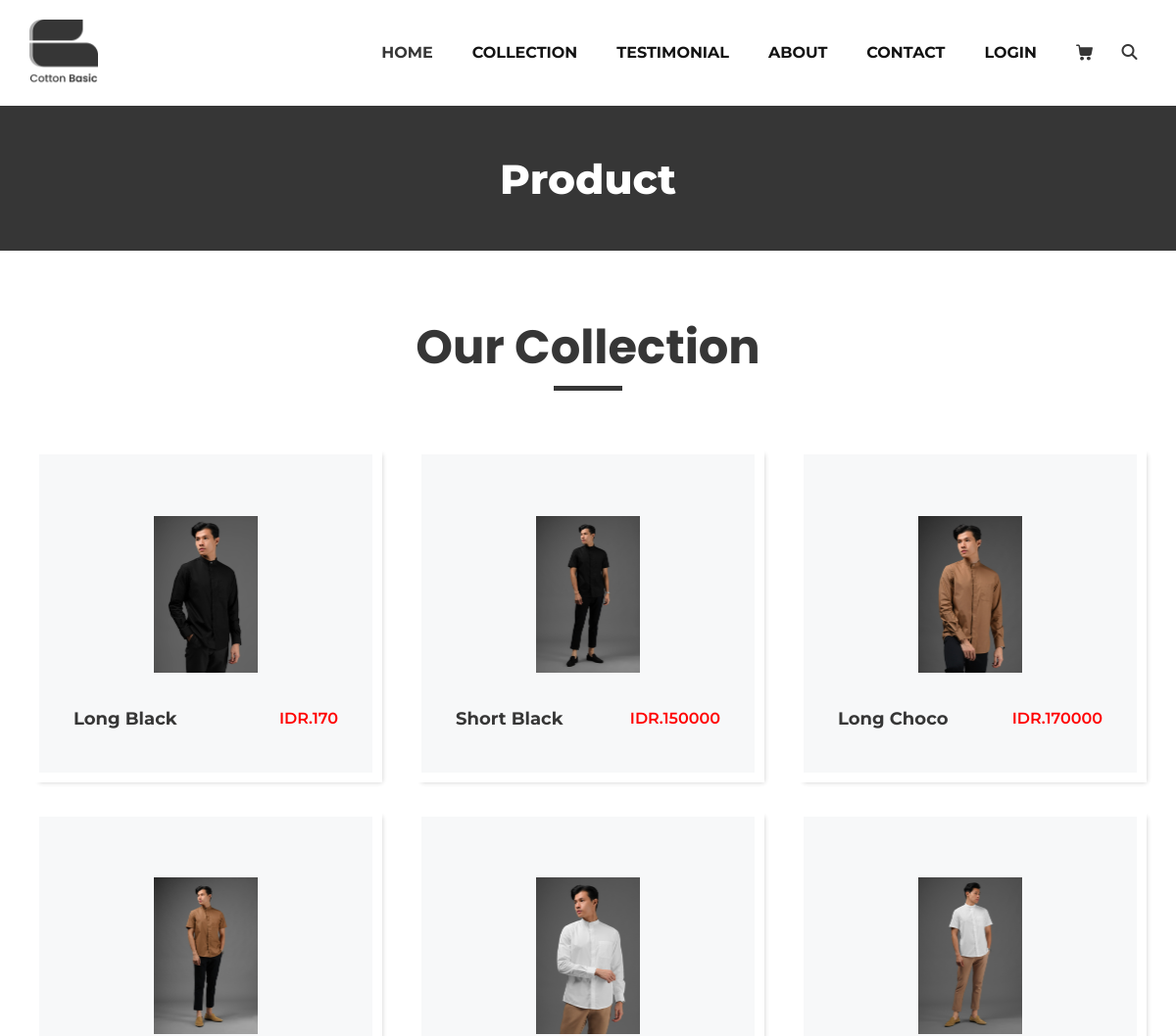
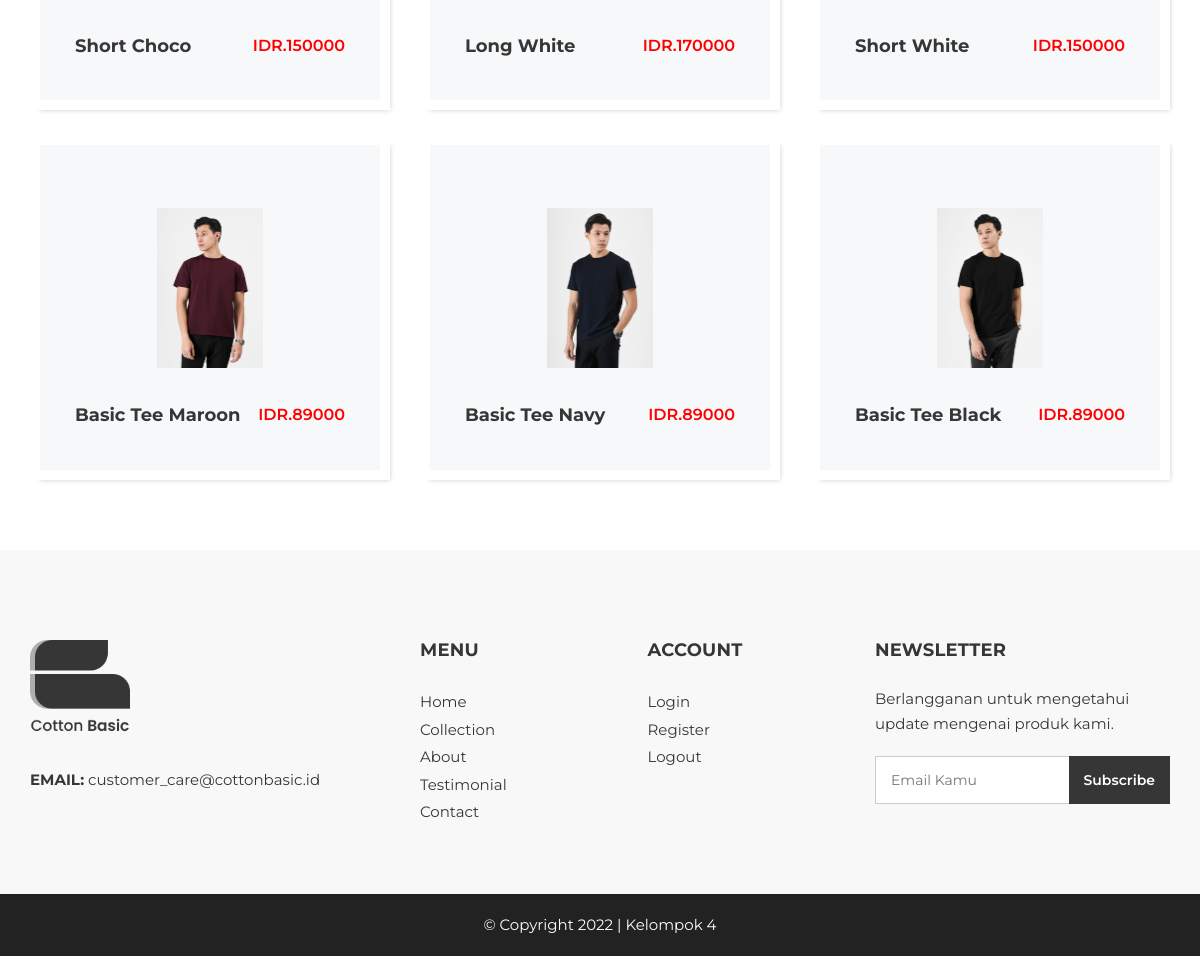
The app's page /product/ with its own data (2 pictures, top to bottom).
### base/models.py (models this page shows, shortened)
class Product(models.Model):
    name = models.CharField(max_length=100)
    price = models.IntegerField()
    created = models.DateTimeField(auto_now_add = True)
    updated = models.DateTimeField(auto_now = True)
    image = models.ImageField(upload_to='images/', blank=True, null=True)

### base/views.py (the view, shortened to what this page needs)
# urls.py: path('product/', views.productView, name='product'),
def productView(request):
    product = Product.objects.all()
    context = {
        'products' : product,
    }
    return render(request, 'base/product.html', context)

### base/templates/base/product.html (shortened to what this page needs)
{% extends 'base.html' %}
{% block content %}
<section class="inner_page_head">
    <div class="container_fuild">
        <div class="row">
            <div class="col-md-12">
                <div class="full">
                    <h3>Product</h3>
                </div>
            </div>
        </div>
    </div>
</section>
<section class="product_section layout_padding">
    <div class="container">
        <div class="heading_container heading_center">
            <h2>
                Our <span>Collection</span>
            </h2>
        </div>
        <div class="row">
            {% for product in products %}
            <div class="col-sm-6 col-md-4 col-lg-4">
                <div class="box">
                    <div class="img-box">
                        <img src="{{product.image.url}}" alt="1">
                    </div>
                    <div class="detail-box ">
                        <h5>
                            {{product.name}}
                        </h5>
                        <br>
                        <h6 style="color: red;">
                            IDR.{{product.price}}
                        </h6>
                    </div>
                </div>
            </div>
            {% endfor %}
        </div>
    </div>
    </div>
{% endblock content %}

### templates/base.html (shortened to what this page needs)
{% load static %}
<!DOCTYPE html>
<html>
<head>
    <link rel="stylesheet" type="text/css" href="{% static 'css/bootstrap.css' %}" />
    <link href="{% static 'css/font-awesome.min.css' %}" rel="stylesheet" />
    <link href="{% static 'css/style.css' %}" rel="stylesheet" />
    <link href="{% static 'css/responsive.css' %}" rel="stylesheet" />
    <link rel="stylesheet" href="https://cdnjs.cloudflare.com/ajax/libs/font-awesome/6.1.1/css/all.min.css" />
</head>
<body>
    <div class="hero_area">
        <header class="header_section">
            <div class="container">
                <nav class="navbar navbar-expand-lg custom_nav-container ">
                    <a class="navbar-brand" href="{% url 'home' %}"><img width="70" src="{% static 'images/Fix logo.png' %}" alt="#" /></a>
                    <div class="collapse navbar-collapse" id="navbarSupportedContent">
                        <ul class="navbar-nav">
                            <li class="nav-item active">
                                <a class="nav-link" href="{% url 'home' %}">Home <span class="sr-only">(current)</span></a>
                            </li>
                            <li class="nav-item">
                                <a class="nav-link" href="{% url 'product' %}">Collection</a>
                            </li>
                            <li class="nav-item">
                                <a class="nav-link" href="{% url 'testimoni' %}">Testimonial</a></li>
                            <li class="nav-item">
                                <a class="nav-link" href="{% url 'about' %}">About</a>
                            </li>
                            <li class="nav-item">
                                <a class="nav-link" href="{% url 'contact' %}">Contact</a>
                            </li>
                            <li class="nav-item">
                                {% if request.user.is_authenticated %}
                                <div class="dropdown show">
                                    <a class="btn btn-secondary dropdown-toggle" href="#" role="button" id="dropdownMenuLink" data-toggle="dropdown" aria-haspopup="true" aria-expanded="false">
                                        <i class="fa-solid fa-circle-user"></i>
                                    </a>
                                    <div class="dropdown-menu" aria-labelledby="dropdownMenuLink">
                                      <a class="dropdown-item" href="{% url 'profile' request.user.username %}">Profil</a>
                                      <a class="dropdown-item" href="{% url 'logout' %}">Logout</a>
                                    </div>
                                  </div>
                                {% else %}
                                <a class="nav-link" href="{% url 'login' %}">Login</a>
                                {% endif %}
                            </li>
                            <li class="nav-item">
                                <a class="nav-link" href="{% url 'cart' request.user.id %}">
                                </a>
                            </li>
                            <form class="form-inline">
                                <button class="btn  my-2 my-sm-0 nav_search-btn" type="submit">
                           <i class="fa fa-search" aria-hidden="true"></i>
                           </button>
                            </form>
                        </ul>
                    </div>
                </nav>
            </div>
        </header>
        {% block content %}
        {% endblock content %}
        <footer>
            <div class="container ">
                <div class="row ">
                    <div class="col-md-4 ">
                        <div class="full ">
                            <div class="logo_footer ">
                                <a href="# "><img width="100 " src="{% static 'images/Fix logo.png' %} " alt="# " /></a>
                            </div>
                            <div class="information_f ">
                                <p><strong>EMAIL:</strong> customer_care@cottonbasic.id</p>
                            </div>
                        </div>
                    </div>
                    <div class="col-md-8 ">
                        <div class="row ">
                            <div class="col-md-7 ">
                                <div class="row ">
                                    <div class="col-md-6 ">
                                        <div class="widget_menu ">
                                            <h3>Menu</h3>
                                            <ul>
                                                <li><a href="{% url 'home' %}">Home</a></li>
                                                <li><a href="{% url 'product' %}">Collection</a></li>
                                                <li><a href="{% url 'about' %}">About</a></li>
                                                <li><a href="{% url 'testimoni' %}">Testimonial</a></li>
                                                <li><a href="{% url 'contact' %}">Contact</a></li>
                                            </ul>
                                        </div>
                                    </div>
                                    <div class="col-md-6 ">
                                        <div class="widget_menu ">
                                            <h3>Account</h3>
                                            <ul>
                                                <li><a href="{% url 'login' %}">Login</a></li>
                                                <li><a href="{% url 'register' %}">Register</a></li>
                                                <li><a href="{% url 'logout' %}">Logout</a></li>
                                            </ul>
                                        </div>
                                    </div>
                                </div>
                            </div>
                            <div class="col-md-5">
                                <div class="widget_menu">
                                    <h3>Newsletter</h3>
                                    <div class="information_f">
                                        <p>Berlangganan untuk mengetahui update mengenai produk kami.</p>
                                    </div>
                                    <div class="form_sub">
                                        <form>
                                            <fieldset>
                                                <div class="field">
                                                    <input type="email" placeholder="Email Kamu" name="email" />
                                                    <input type="submit" value="Subscribe" />
                                                </div>
                                        </form>
                                    </div>
                                </div>
                            </div>
                        </div>
                    </div>
                </div>
            </div>
        </footer>
        <div class="cpy_ ">
            <p class="mx-auto ">© Copyright 2022 | Kelompok 4
            </p>
        </div>
</body>
</html>

### static/css/responsive.css (style rules this page uses)
@media (min-width: 1200px) { .container { max-width: 1170px; } }

### records on screen
Product: image (picture), name "Long Black", price "170"
Product: image (picture), name "Short Black", price "150000"
Product: image (picture), name "Long Choco", price "170000"
Product: image (picture), name "Short Choco", price "150000"
Product: image (picture), name "Long White", price "170000"
Product: image (picture), name "Short White", price "150000"
Product: image (picture), name "Basic Tee Maroon", price "89000"
Product: image (picture), name "Basic Tee Navy", price "89000"
Product: image (picture), name "Basic Tee Black", price "89000"
